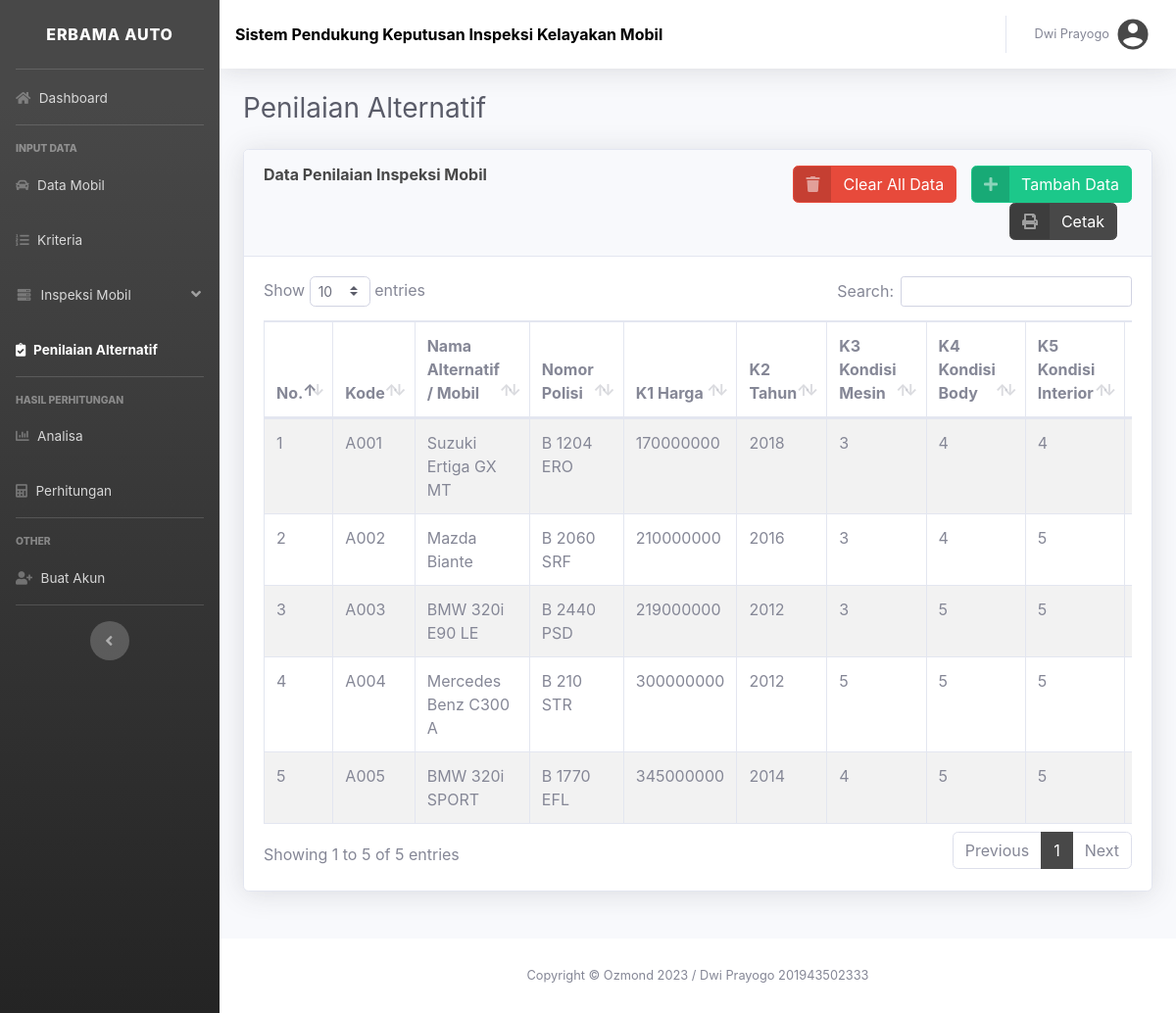
/alternatif1.php (signed in), run on the app's committed database.
### tables this page shows
CREATE TABLE `alternatif` (
  `id` int NOT NULL,
  `kode` varchar(20) NOT NULL,
  `alternatif` varchar(100) NOT NULL,
  `k1` varchar(100) NOT NULL,
  `k2` varchar(20) NOT NULL,
  `k3` varchar(20) NOT NULL,
  `k4` varchar(20) NOT NULL,
  `k5` varchar(20) NOT NULL,
  `nopol` varchar(20) NOT NULL
);

### alternatif1.php (the view, shortened to what this page needs)
<?php
    include('configdb.php');
?>
<!DOCTYPE html>
<html lang="en">
    <head>
        <link href="vendor/fontawesome-free/css/all.min.css" rel="stylesheet" type="text/css" />
        <link href="css/mystyle.min.css" rel="stylesheet" />
        <link href="css/mystyle.css" rel="stylesheet" />
        <link href="vendor/datatables/dataTables.bootstrap4.min.css" rel="stylesheet" />
        <link rel="stylesheet" href="vendor/sweetalert2.min.css">
    </head>
    <body id="page-top">
        <div id="wrapper">
            <ul class="navbar-nav bg-gradient-primary sidebar sidebar-dark accordion" id="accordionSidebar">
                <a class="sidebar-brand d-flex align-items-center justify-content-center" href="index1.php">
                    <div class="sidebar-brand-text mx-3">ERBAMA AUTO</div>
                </a>
                <hr class="sidebar-divider my-0" />
                <li class="nav-item">
                    <a class="nav-link" href="index1.php">
                        <i class="fas fa-home"></i>
                        <span>Dashboard</span></a>
                </li>
                <hr class="sidebar-divider" />
                <div class="sidebar-heading">INPUT DATA</div>
                <li class="nav-item">
                    <a class="nav-link" href="mobil.php">
                        <i class="fas fa-car"></i>
                        <span>Data Mobil</span>
                    </a>
                </li>
                <li class="nav-item">
                    <a class="nav-link" href="kriteria1.php">
                        <i class="fas fa-list-ol"></i>
                        <span>Kriteria</span>
                    </a>
                </li>
                <li class="nav-item">
                    <a class="nav-link" href="#" data-toggle="collapse" data-target="#collapseTwo" aria-expanded="true">
                        <i class="fas fa-fw fa-server"></i>
                        <span>Inspeksi Mobil</span>
                    </a>
                </li>
                <li class="nav-item active">
                    <a class="nav-link" href="alternatif1.php">
                        <i class="fas fa-clipboard-check"></i>
                        <span>Penilaian Alternatif</span>
                    </a>
                </li>
                <hr class="sidebar-divider" />
                <div class="sidebar-heading">Hasil Perhitungan</div>
                <li class="nav-item">
                    <a class="nav-link" href="analisa1.php">
                        <i class="fas fa-chart-bar"></i>
                        <span>Analisa</span>
                    </a>
                </li>
                <li class="nav-item">
                    <a class="nav-link" href="perhitungan1.php">
                        <i class="fas fa-calculator"></i>
                        <span>Perhitungan</span>
                    </a>
                </li>
                <hr class="sidebar-divider" />
                <div class="sidebar-heading">OTHER</div>
                <li class="nav-item">
                    <a class="nav-link" href="akun.php">
                        <i class="fas fa-user-plus"></i>
                        <span>Buat Akun</span>
                    </a>
                </li>
                <hr class="sidebar-divider d-none d-md-block" />
                <div class="text-center d-none d-md-inline">
                    <button class="rounded-circle border-0" id="sidebarToggle"></button>
                </div>
            </ul>
            <div id="content-wrapper" class="d-flex flex-column">
                <div id="content">
                    <nav class="navbar navbar-expand navbar-light bg-white topbar mb-4 static-top shadow">
                        <div class="judul"><b>Sistem Pendukung Keputusan Inspeksi Kelayakan Mobil</b></div>
                        <ul class="navbar-nav ml-auto">
                            <li class="nav-item dropdown no-arrow">
                                <a class="nav-link dropdown-toggle" href="#" id="userDropdown" role="button" data-toggle="dropdown" aria-haspopup="true" aria-expanded="false">
                                    <span class="mr-2 d-none d-lg-inline text-gray-600 small"><?php echo $_SESSION['nama']; ?></span>
                                    <img class="img-profile rounded-circle" src="img/acc.png" />
                                </a>
                            </li>
                        </ul>
                    </nav>
                    <div class="container-fluid">
                        <div class="d-sm-flex align-items-center justify-content-between mb-4">
                            <h1 class="h3 mb-0 text-gray-800">Penilaian Alternatif</h1>
                        </div>
                        <div class="row">
                            <div class="col-lg-12 mb-4">
                                <div class="card shadow mb-4">
                                    <div class="card-header py-3">
                			            <div class="row">
                				            <div class="col-lg-6">
                					            <h6 class="m-0 font-weight-bold text-primary">Data Penilaian Inspeksi Mobil</h6>
                				            </div>
                                            <div class="col-lg-6">
                                                <a href="tambahalternatif1.php" class="btn btn-success btn-icon-split float-right">
                                                    <span class="icon text-white-50">
                                                        <i class="fas fa-plus"></i>
                                                    </span>
                                                    <span class="text">Tambah Data</span>
                                                </a>
                                                <a href="del-all-alternatif1.php" class="btn btn-danger btn-icon-split float-right hapus-all-alternatif" style="margin-right:15px;">
                                                    <span class="icon text-white-50">
                                                        <i class="fas fa-trash"></i>
                                                    </span>
                                                    <span class="text">Clear All Data</span>
                                                </a>
                                                <a href="cetak.php" class="btn btn-primary btn-icon-split float-right" style="margin-right:15px;" target="_blank">
                                                    <span class="icon text-white-50">
                                                        <i class="fas fa-print"></i>
                                                    </span>
                                                    <span class="text">Cetak</span>
                                                </a>
                                            </div>
                			            </div>
                		            </div>
                                    <div class="card-body">
                                        <?php
											$kriteria = $mysqli->query("select * from kriteria");
											$i=0;
											while ($row = $kriteria->fetch_assoc()) {
												@$k[$i] = $row["kriteria"];
												$i++;
											}
                                            $alternatif = $mysqli->query("SELECT * FROM alternatif ORDER BY kode ASC");
                                        ?>
                                        <div class="panel-body table-responsive">
                                            <table id="dataTable" class="table table-striped table-bordered" cellspacing="0" width="100%">
                                                <thead>
                                                    <tr>
                                                        <th>No.</th>
                                                        <th>Kode</th>
                                                        <th>Nama Alternatif / Mobil</th>
                                                        <th>Nomor Polisi</th>
                                                        <th><?php echo ucwords($k[0]);?></th>
                                                        <th><?php echo ucwords($k[1]);?></th>
                                                        <th><?php echo ucwords($k[2]);?></th>
                                                        <th><?php echo ucwords($k[3]);?></th>
                                                        <th><?php echo ucwords($k[4]);?></th>
                                                        <th>Pilihan</th>
                                                    </tr>
                                                </thead>
                                                <tbody>
                                                    <?php
                                                        $i = 1;
                                                        while ($row = $alternatif->fetch_assoc()) {
                                                            echo '<tr>';
                                                            echo '<td>'.$i++.'</td>';
                                                            echo '<td>'.$row["kode"].'</td>';
                                                            echo '<td>'.$row["alternatif"].'</td>';
                                                            echo '<td>'.$row["nopol"].'</td>';
                                                            echo '<td>'.$row["k1"].'</td>';
                                                            echo '<td>'.$row["k2"].'</td>';
                                                            echo '<td>'.$row["k3"].'</td>';
                                                            echo '<td>'.$row["k4"].'</td>';
                                                            echo '<td>'.$row["k5"].'</td>';
                                                            echo '<td>';
                                                    ?>
                                                            </td>
                                                <?php
                                                        echo '</tr>';
                                                        }
                                                ?>
                                                </tbody>
                                            </table>
                                        </div>
                                    </div>
                                </div>
                            </div>
                        </div>
                    </div>
                <footer class="sticky-footer bg-white">
                    <div class="container my-auto">
                        <div class="copyright text-center my-auto">
                            <span>Copyright &copy; Ozmond 2023 / Dwi Prayogo 201943502333</span>
                        </div>
                    </div>
                </footer>
            </div>
        </div>
    </body>
</html>

### data on the page
alternatif: kode "A001", alternatif "Suzuki Ertiga GX MT", nopol "B 1204 ERO", k1 "170000000", k2 "2018", k3 "3", k4 "4", k5 "4"
alternatif: kode "A002", alternatif "Mazda Biante", nopol "B 2060 SRF", k1 "210000000", k2 "2016", k3 "3", k4 "4", k5 "5"
alternatif: kode "A003", alternatif "BMW 320i E90 LE", nopol "B 2440 PSD", k1 "219000000", k2 "2012", k3 "3", k4 "5", k5 "5"
alternatif: kode "A004", alternatif "Mercedes Benz C300 A", nopol "B 210 STR", k1 "300000000", k2 "2012", k3 "5", k4 "5", k5 "5"
alternatif: kode "A005", alternatif "BMW 320i SPORT", nopol "B 1770 EFL", k1 "345000000", k2 "2014", k3 "4", k4 "5", k5 "5"

### other printed values
$_SESSION['nama'] "Dwi Prayogo"
$k[0] "K1 Harga"
$k[1] "K2 Tahun"
$k[2] "K3 Kondisi Mesin"
$k[3] "K4 Kondisi Body"
$k[4] "K5 Kondisi Interior"
